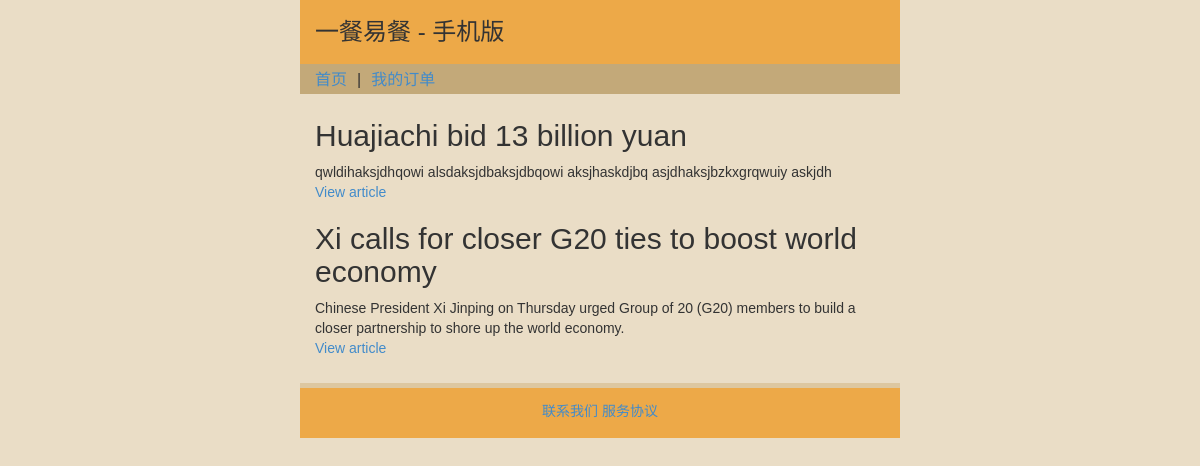
/index.php/news, run on the app's committed database.
### tables this page shows
CREATE TABLE news(
	id int(11) NOT NULL AUTO_INCREMENT,
	title varchar(128) NOT NULL,
	slug varchar(128) NOT NULL,
	text text NOT NULL,
	PRIMARY KEY (id),
	KEY slug (slug)
);

### application/controllers/news.php (called while the page is built, shortened)
<?php
class News extends CI_Controller {
	public function __construct(){
		$this->load->model('news_model');
	}
	public function index(){
		$data['news'] = $this->news_model->get_news();
		$data['title'] = 'News archive';
		$this->load->view('templates/header', $data);
		$this->load->view('news/index', $data);
		$this->load->view('templates/footer');
	}
}
?>

### index.php (called while the page is built, shortened)
<?php
require_once BASEPATH.'core/CodeIgniter.php';

### application/models/news_model.php (called while the page is built, shortened)
<?php
class News_model extends CI_Model {
	public function get_news($slug = FALSE){
		if($slug === FALSE){
			$query = $this->db->get('news');
			return $query->result_array();
		}
		$query = $this->db->get_where('news', array('slug'=>$slug));
		return $query->row_array();
	}
}
?>

### application/views/news/index.php (the view)
<?php foreach ($news as $news_item): ?>
    <h2><?php echo $news_item['title'] ?></h2>
    <div id="main">
        <?php echo $news_item['text'] ?>
    </div>
    <p><a href="news/<?php echo $news_item['slug'] ?>">View article</a></p>
<?php endforeach ?>

### css/main.css (style rules this page uses)
body { font-family: "微软雅黑", sans-serif; background-color: #EADDC6; }
h1,h2,h3,h4,h5,h6 { font-family: "微软雅黑", sans-serif; }

### data on the page
news: title "Huajiachi bid 13 billion yuan", text "qwldihaksjdhqowi alsdaksjdbaksjdbqowi aksjhaskdjbq asjdhaksjbzkxgrqwuiy askjdh"
news: title "Xi calls for closer G20 ties to boost world economy", text "Chinese President Xi Jinping on Thursday urged Group of 20 (G20) members to build a closer partnership to shore up the world economy."
